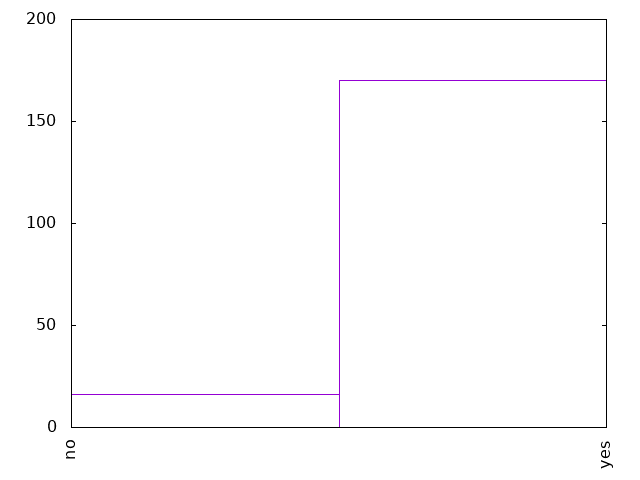

The gnuplot source for this figure:
set term png
set out "0-10higher.png"
set key off
set xtics rotate
set yrange[0:200]

plot '0-10higher.dat' using 1:xticlabel(2) with boxes
